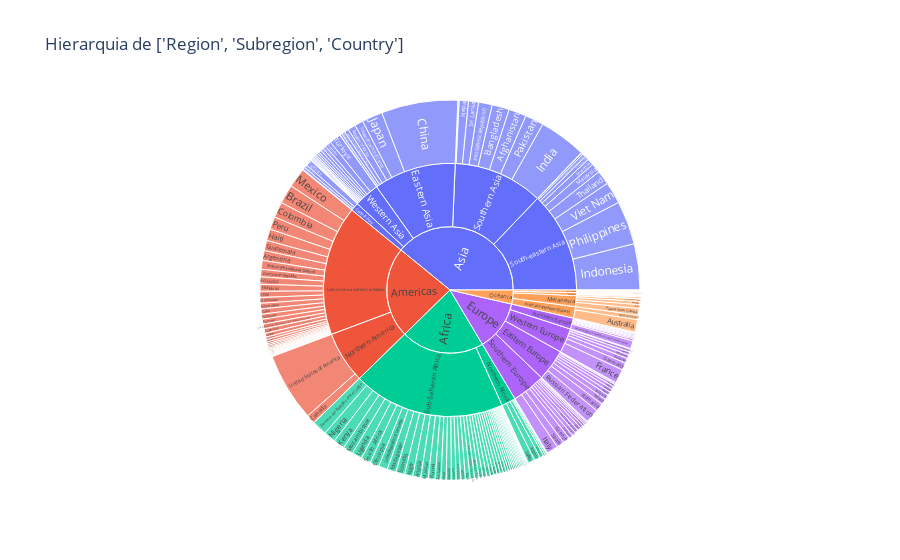

This figure's notebook cell:
### Markdown cell above
E podemos fazer uma análise parecida com relação às variáveis regionais.

### Code cell
plot_suburst(region_variables,df)

### Figure 1 — Plotly figure (JSON) as saved in the notebook; plotly's stock layout.template omitted (floating-point values rounded to 4 significant figures; data arrays with more than 128 entries replaced by an {"elided": "..."} marker saying what was removed)
{"data": [{"branchvalues": "total", "domain": {"x": [0, 1], "y": [0, 1]}, "hovertemplate": "labels=%{label}<br>count=%{value}<br>parent=%{parent}<br>id=%{id}<extra></extra>", "ids": {"elided": "240 str values"}, "insidetextorientation": "radial", "labels": {"elided": "240 str values"}, "maxdepth": -1, "name": "", "parents": {"elided": "240 str values"}, "type": "sunburst", "values": {"elided": "240 int values"}}], "layout": {"legend": {"tracegroupgap": 0}, "title": {"text": "Hierarquia de ['Region', 'Subregion', 'Country']"}}}
